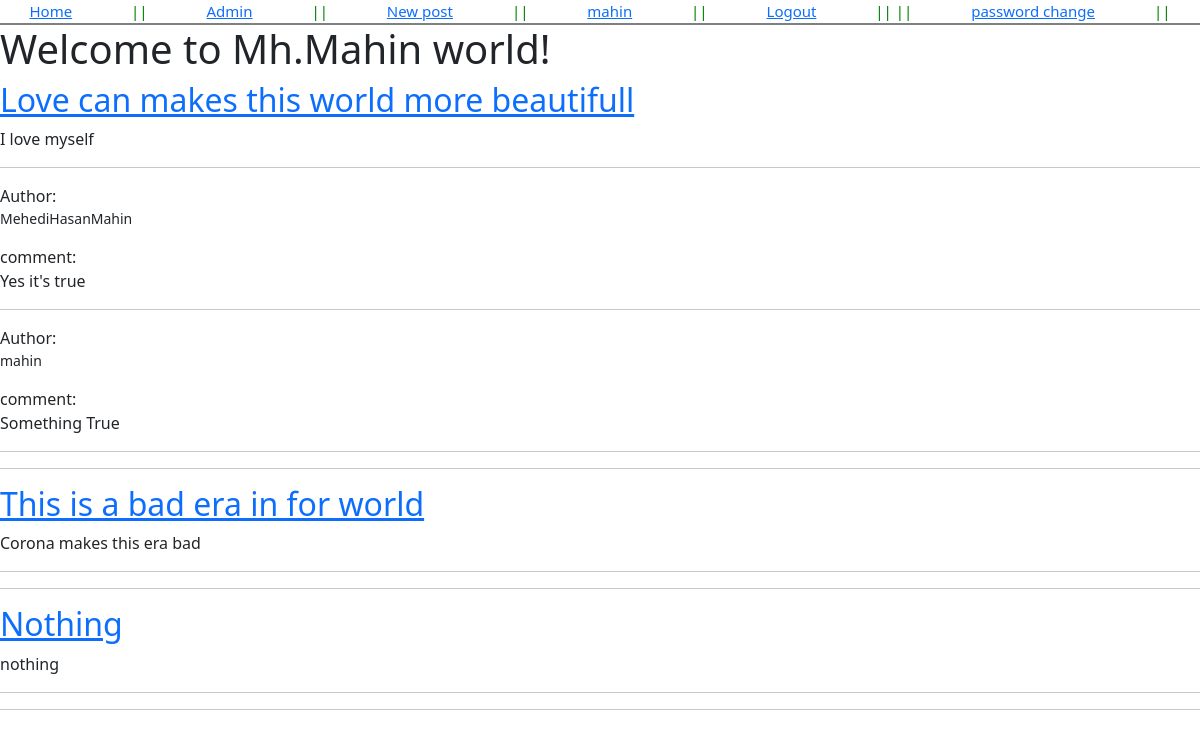
/ (signed in), run on the app's committed database.
### account/models.py (models this page shows)
class CustomUser(AbstractUser):
    age = models.PositiveIntegerField(default=0)

### blog/models.py (models this page shows, shortened)
class Post(models.Model):
    title = models.CharField(max_length=250)
    author = models.ForeignKey(settings.AUTH_USER_MODEL,on_delete=models.CASCADE)
    body = models.TextField()

class Comment(models.Model):
    post = models.ForeignKey(Post,on_delete=models.CASCADE,related_name='comments')
    comment = models.CharField(max_length=200)
    author = models.ForeignKey(
        settings.AUTH_USER_MODEL,
        on_delete=models.CASCADE,
    )
    def __str__(self):
        return self.comment

### blog/views.py (the view)
# urls.py: path('',views.HomePageView.as_view(),name='home'),
class HomePageView(ListView):
    model = Post
    template_name = 'blog/index.html'

### templates/blog/index.html
{% extends 'blog/base.html' %}
{% block content %}
    <h1>Welcome to Mh.Mahin world!</h1>
    {% for post in object_list %}
        <h2><a href="{% url 'detail' post.pk %}">{{post.title}}</a></h2>
        <p>{{post.body}}</p>
        <hr>
            {% for comment in post.comments.all %}
                Author: <p class="small">{{comment.author}}</p>
                comment: <p>{{comment}}</p>
                <hr>
            {% endfor %}
        <hr>
    {% endfor %}
{% endblock content %}

### templates/blog/base.html (shortened to what this page needs)
{% load static %}
<!DOCTYPE html>
<html lang="en">
<head>
    <link rel="stylesheet" href="{% static 'css/style.css' %}">
    <link href="https://cdn.jsdelivr.net/npm/bootstrap@5.0.2/dist/css/bootstrap.min.css" rel="stylesheet">
</head>
<body>
    <header>
        <a href="{% url 'home' %}">Home</a> || <a href="{% url 'admin:index' %}">Admin</a> || <a href="{% url 'create_post' %}">New post </a>
        {% if user.is_authenticated %}
            || <a href="#">{{user.username}}</a>
            || <a href="{% url 'logout' %}">Logout</a> ||
            || <a href="{% url 'password_change' %}">password change</a>||
            {% else %}
       || <a href="{% url 'login' %}">Login</a>
         || <a href="{% url 'signup' %}">Register</a> ||
         || <a href="{% url 'password_reset' %}">password reset</a>||
        {% endif %}
    </header>
    {% block content %}
    {% endblock content %}
</body>
</html>

### static/css/style.css (style rules this page uses)
* { margin: 0; padding: 0; }
body { font-family: 'Source Sans Pro', sans-serif; font-size: 18px; }
header { font-size: 15px; color: green; display: flex; justify-content: space-around; border-bottom: 2px solid gray; }
h2 { margin:10 0 10 0; }

### data on the page
CustomUser: username "mahin"
Post: title "Love can makes this world more beautifull", body "I love myself"
Comment: author "MehediHasanMahin", comment "Yes it's true"
Comment: author "mahin", comment "Something True"
Post: title "This is a bad era in for world", body "Corona makes this era bad"
Post: title "Nothing", body "nothing"
